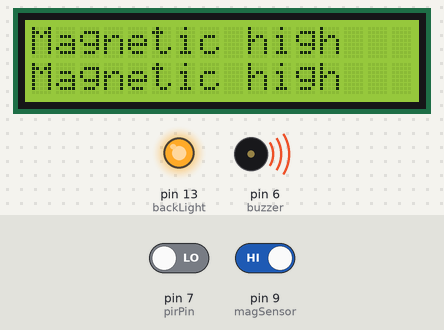
A sketch run on a simulated Arduino Uno, built with avr-gcc and run on an emulated ATmega328P. Parts: 16×2 character LCD, output pins drawn as LEDs (lit = HIGH), buzzer (waves = sounding). The inputs (shaded band) are chosen by the test bench; at power-on: pin 9 (magSensor) HIGH, pin 7 (pirPin) LOW. What the sketch prints to the serial monitor is not drawn.

Above: at 1.2 s.
1.3 s: pin 9 (magSensor) driven LOW
At 4.1 s:
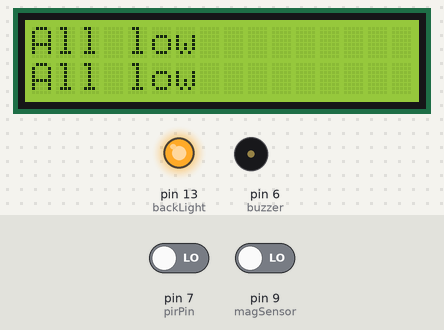
5.2 s: pin 9 (magSensor) driven HIGH
At 6.6 s:
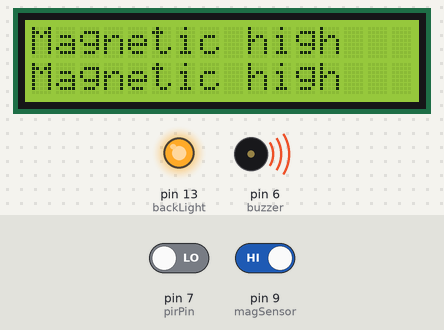
9.1 s: pin 7 (pirPin) driven HIGH
At 12.7 s:
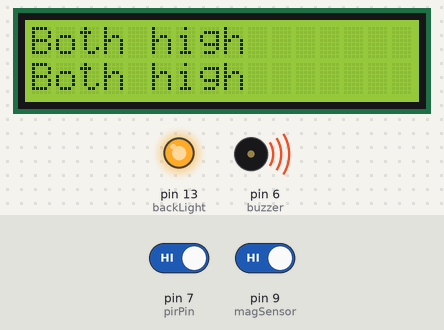
13.5 s: pin 7 (pirPin) driven LOW
At 16.4 s:
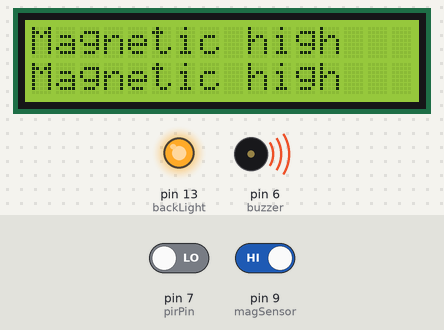
Timing chart, 0 to 17.9 s (numbered marks = the images above; inputs shaded):
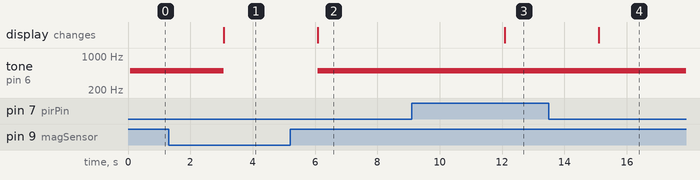

Measured:
- after the input at 1.3 s, tone on pin 6 (buzzer): 500 Hz → silent after 1.8 s; the display: changes after 1.8 s (image 1)
- after the input at 5.2 s, tone on pin 6 (buzzer): silent → 500 Hz after 0.88 s; the display: changes after 0.88 s (image 2)
- after the input at 9.1 s, the display: changes after 3.0 s (image 3)
- after the input at 13.5 s, the display: changes after 1.6 s (image 4)

The sketch:

Final_test.ino
```cpp
/* Arduino Tutorial: How to use a magnetic contact switch
   Dev: Michalis Vasilakis // www.ardumotive.com // Date: 4/8/2016 */
#include  <LiquidCrystal.h>

LiquidCrystal lcd(12, 11, 10, 5, 4, 3, 2);

const int buzzer = 6;
const int magSensor = 9;
const int pirPin = 7;
const int backLight = 13;

int state; // 0 close - 1 open wwitch
int pirState;

void setup()
{
  pinMode(magSensor, INPUT_PULLUP);
  pinMode(pirPin, INPUT);
  pinMode(backLight, OUTPUT);
  analogWrite(backLight, 150);
  Serial.begin(9600);
  lcd.begin(16,2);
  lcd.clear();
}

void loop()
{
  state = digitalRead(magSensor);
  pirState = digitalRead(pirPin);

  if (state == HIGH && pirState == HIGH){
    lcd.clear();
    lcd.setCursor(0,0);                 // set cursor to column 0, row 0 (first row)
    lcd.print("Both high");       // input your text here
    lcd.setCursor(0,1);                 // move cursor down one
    lcd.print("Both high");      //input your text here
    tone(buzzer, 500);
    Serial.println("Send Email");     //send email
  }
  else if(state == HIGH && pirState == LOW){
    lcd.clear();
    lcd.setCursor(0,0);                 // set cursor to column 0, row 0 (first row)
    lcd.print("Magnetic high");       // input your text here
    lcd.setCursor(0,1);                 // move cursor down one
    lcd.print("Magnetic high");      //input your text here
    tone(buzzer, 500);

  }else{
    lcd.clear();
    lcd.setCursor(0,0);                 // set cursor to column 0, row 0 (first row)
    lcd.print("All low");       // input your text here
    lcd.setCursor(0,1);                 // move cursor down one
    lcd.print("All low");
    noTone(buzzer);
  }
  delay(3000);
}
```
